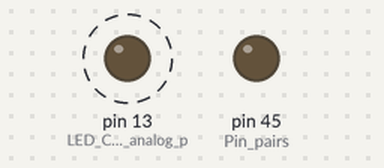
A sketch run on a simulated Arduino Mega 2560, built with avr-gcc and run on an emulated ATmega2560. On the bench: output pins drawn as LEDs (lit = HIGH). Dashed ring = blinking. Storage starts empty; the audio player accepts every command and is not drawn; what the sketch prints to the serial monitor is not drawn.

Above: at 0.2 s.
Timing chart, 0 to 3.0 s (numbered marks = the images above):
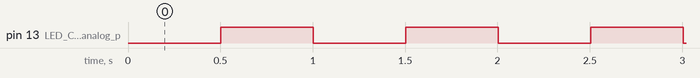

Measured:
- by itself, pin 13 (LED_Connected_to_analog_p): alternates HIGH for 0.50 s and LOW for 0.50 s

The sketch:

music.ino
```cpp
#include <SD.h>                      // need to include the SD library
//#define SD_ChipSelectPin 53  //example uses hardware SS pin 53 on Mega2560
#define SD_ChipSelectPin 4  //using digital pin 4 on arduino nano 328, can use other pins
#include <TMRpcm.h>           //  also need to include this library...
#include <SPI.h>

TMRpcm tmrpcm;   // create an object for use in this sketch

unsigned long time = 0;

void setup(){

  tmrpcm.speakerPin = 46; //5,6,11 or 46 on Mega, 9 on Uno, Nano, etc

  pinMode(45,OUTPUT);// Pin pairs: 9,10 Mega: 5-2,6-7,11-12,46-45 //Complimentary Output or Dual Speakers:

  Serial.begin(115200);
  pinMode(13,OUTPUT); //LED Connected to analog pin 0
  if (!SD.begin(SD_ChipSelectPin)) {  // see if the card is present and can be initialized:
    Serial.println("SD fail");
    return;   // don't do anything more if not

  }
  else{
    Serial.println("SD ok");
  }
  tmrpcm.play("music"); //the sound file "music" will play each time the arduino powers up, or is reset
}


void loop(){

  //blink the LED manually to demonstrate music playback is independant of main loop
  if(tmrpcm.isPlaying() && millis() - time > 50 ) {
      digitalWrite(13,!digitalRead(13));
      time = millis();
  }else
  if(millis() - time > 500){
    digitalWrite(13,!digitalRead(13));
    time = millis();
  }


  if(Serial.available()){
    switch(Serial.read()){
    case 'd': tmrpcm.play("music"); break;
    case 'P': tmrpcm.play("temple"); break;
    case 't': tmrpcm.play("catfish"); break;
    case 'p': tmrpcm.pause(); break;
    case '?': if(tmrpcm.isPlaying()){ Serial.println("A wav file is being played");} break;
    case 'S': tmrpcm.stopPlayback(); break;
    case '=': tmrpcm.volume(1); break;
    case '-': tmrpcm.volume(0); break;
    case '0': tmrpcm.quality(0); break;
    case '1': tmrpcm.quality(1); break;
    default: break;
    }
  }

}
```
